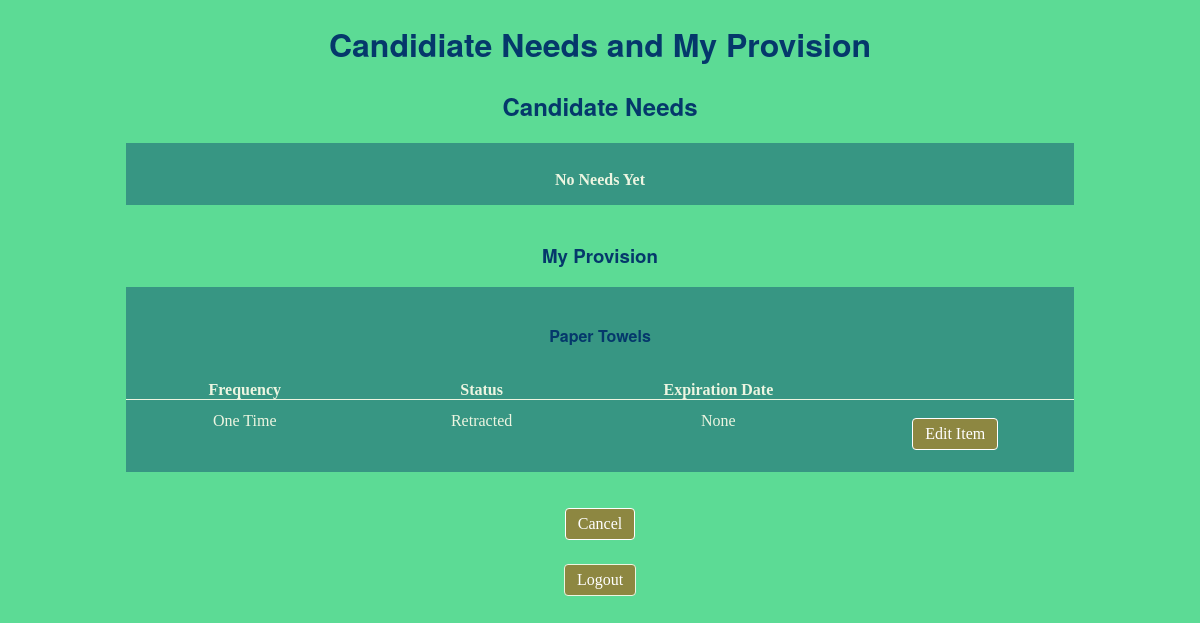
Page /match_need_to_provision/2/2/ (signed in) on the committed database.
### share/models.py (models this page shows, shortened)
class Provision(models.Model):
    STATUS = (
    ('Available', 'Available'),
    ('Pending', 'Pending'),
    ('Provided', 'Provided'),
    ('Expired', 'Expired'),
    ('Retracted', 'Retracted'),
    )
    FREQUENCY = (
    ('One Time', 'One_time'),
    ('Daily', 'Daily'),
    ('Weekly', 'Weekly'),
    ('Monthly', 'Monthly'),
    ('Intermittent', 'Intermittent'),
    ('Not Applicable', 'Not Applicable'),
    )
    name = models.CharField(max_length=50, help_text='')
    member_id = models.PositiveSmallIntegerField(blank=False,
    help_text='Providing member',default=0)
    type = models.CharField(max_length=25, choices=TYPE)
    frequency = models.CharField(max_length=25, choices=FREQUENCY, default='One_time',
    help_text='Used for items that repeat (i.e. at service that can be provided \
    to one person every week')
    expiration_date = models.DateTimeField(auto_now=False, auto_now_add=False, \
    blank=True, null=True, help_text=('useful for food and deadlines'))
    status = models.CharField(max_length=25, choices=STATUS, default='Available')
    provided_to = models.PositiveSmallIntegerField(blank=True, null=True,
    help_text="Member who received the service")

### share/views.py (the view)
# urls.py: path("match_need_to_provision", views.match_need_to_provision, name="match_need_to_provision"),
@login_required
def match_need_to_provision(request,pk,member_id):
    provision = Provision.objects.filter(id=pk).first()
    provision.expiration_date = format_date(provision.expiration_date)
    provisionSET = set(provision.name.lower().split())
    needs = Need.objects.filter(type=provision.type).filter(~Q(member_id=member_id)). \
    filter(Q(status='Open')|Q(status='open')|Q(status='Pending')|Q(status='pending'))
    needsLIST = []
    for need in needs:
        needSET = set(need.name.lower().split())
        common_words = provisionSET.intersection(needSET)
        if len(common_words)>0:
            needsLIST.append(need)
    for need in needs:
        need.due_date = format_date(need.due_date)
    context = {
    'provision':provision,
    'needs': needsLIST,
    }
    return render(request, 'share/match_need_to_provision.html/',context)

### share/views.py (called while the page is built)
def format_date(date_in):
    if date_in!=None:
        try:
            date_out = date_in.strftime("%b %d, %Y")
        except:
            date_in = datetime.strptime(date_in, "%b %d, %Y")
            date_out = date_in.strftime("%Y-%m-%d")
        return date_out

### share/templates/share/match_need_to_provision.html (shortened to what this page needs)
{% extends "base_generic.html" %}
{% block content %}
<h1>Candidiate Needs and My Provision</h1>
<h2>Candidate Needs</h2>
<div class="login-grid">
  <div class="login-left-margin"></div>
  <div class="login-middle">
    {%if needs %}
    <div class="provisions-grid-4columns">
      <span class="provision-column1"><strong>Need</strong></span>
      <span class="provision-column2"><strong>Type</strong></span>
      <span class="provision-column3"><strong>Due Date</strong></span>
      <span class="provision-column4"></span>
      {% for need in needs %}
        <span class="provision-column1">{{need.name}}</span>
        <span class="provision-column2">{{need.type}}</span>
        <span class="provision-column3">{{need.due_date}}</span>
        <span class="provision-column4">
          <a href="{% url 'need_contact_info' %}{{need.id}}/{{provision.id}}"
          class="button-submit" style="color:white">Contact Info</a>
        </span>
        {% empty %}
            <p class="bold-centered need-status error TODO">No needs Yet Line 1 Delete if not Needed</p>
      {% endfor %}
        </div>
        {% else %}
        <p class="bold-centered error">No Needs Yet</p>
        {% endif %}
    </div>
    <div class="login-right-margin"></div>
  </div>
    <br>
<h3>My Provision</h3>
<div class="login-grid">
  <div class="login-left-margin"></div>
  <div class="login-middle">
    <h4>{{provision.name}}</h4>
    <div class="provisions-grid-4columns">
      <span class="provision-column1"><strong>Frequency</strong></span>
      <span class="provision-column2"><strong>Status</strong></span>
      <span class="provision-column3"><strong>Expiration Date</strong></span>
      <span class="provision-column4"></span>
      <span class="provision-column1">{{provision.frequency}}</span>
      <span class="provision-column2">{{provision.status}}</span>
      <span class="provision-column3">{{provision.expiration_date}}</span>
      <span class="provision-column4"><a href="{% url 'update_provision_form' %}{{provision.id}}"
        class="button-submit" style="color:white">Edit Item</a></span>
      </div>
  </div>
  <div class="login-right-margin"></div>
</div>
<br>
 <div class="button-centered">
    <a class="button-submit" style="color:white" href="{% url 'summary'%}">Cancel</a>
  </div>
  <div class="bold-centered">
   <form  method="post" action="{% url 'logged_out' %}">
     <input type="submit" class="button-submit" style="color:white"  value="Logout" />
   </form>
 </div>
{% endblock %}

### share/static/share/p4.css (style rules this page uses)
body, html .body { font-family: Garamond, serif; font-size: 1rem; color: #EDF5E1; background-color: #5CDB95; }
input, button, textarea, select, text { font-family: Garamond, serif; font-size: 1rem; border-style: solid; border-radius: .25rem; border-width: 1px; border-color: #EDF5E1; background-color: #8D8741; color: #EDF5E1; display: inline-block; font-weight: 400; text-align: left; vertical-align: middle; user-select: none; padding: .375rem .75rem; }
h1, h2, h3, h4 { text-align: center; font-family: Helvetica Neue, sans-serif; color: #05386B; }
.button-submit { border-style: solid; border-radius: .25rem; border-width: 1px; background-color: #8D8741; color: #EDF5E1; display: inline-block; text-align: center; vertical-align: middle; user-select: none; padding: .375rem .75rem; margin: .375rem; }
a { text-decoration: none; font-family: Garamond, serif; color: #EDF5E1; font-size: 1rem; font-weight: normal; }
.login-grid { display: grid; grid-template-columns: 1fr 8fr 1fr; }
.login-left-margin { grid-column: 1; background-color: #5CDB95; padding-top: 1rem; }
.login-right-margin { grid-column: 3; background-color: #5CDB95; padding-top: 1rem; }
.login-middle { grid-column: 2; text-align: center; align-content: center; background-color: #379683; color: #EDF5E1; padding-top: 1rem; padding-bottom: 1rem; }
.bold-centered { text-align: center; font-weight: bold; margin-bottom: 0; margin-top: .75rem; }
.button-centered { text-align: center; margin-bottom: 0; margin-top: .75rem; }
.provisions-grid-4columns { display: grid; grid-template-columns: 1fr 1fr 1fr 1fr; grid-gap: 0; }
.provision-column1 { grid-column: 1; border-top: 1px solid; border-collapse: collapse; padding-top: .75rem; }
.provision-column1:nth-child(1) { border-top: none; }
.provision-column2 { grid-column: 2; border-top: 1px solid; border-collapse: collapse; padding-top: .75rem; }
.provision-column2:nth-child(2) { border-top: none; }
.provision-column3 { grid-column: 3; border-top: 1px solid; border-collapse: collapse; padding-top: .75rem; }
.provision-column3:nth-child(3) { border-top: none; }
.provision-column4 { grid-column: 4; border-top: 1px solid; border-collapse: collapse; padding-top: .75rem; }
.provision-column4:nth-child(4) { border-top: none; }

### rows in the picture
Provision: name "Paper Towels", frequency "One Time", status "Retracted", expiration_date "None"
